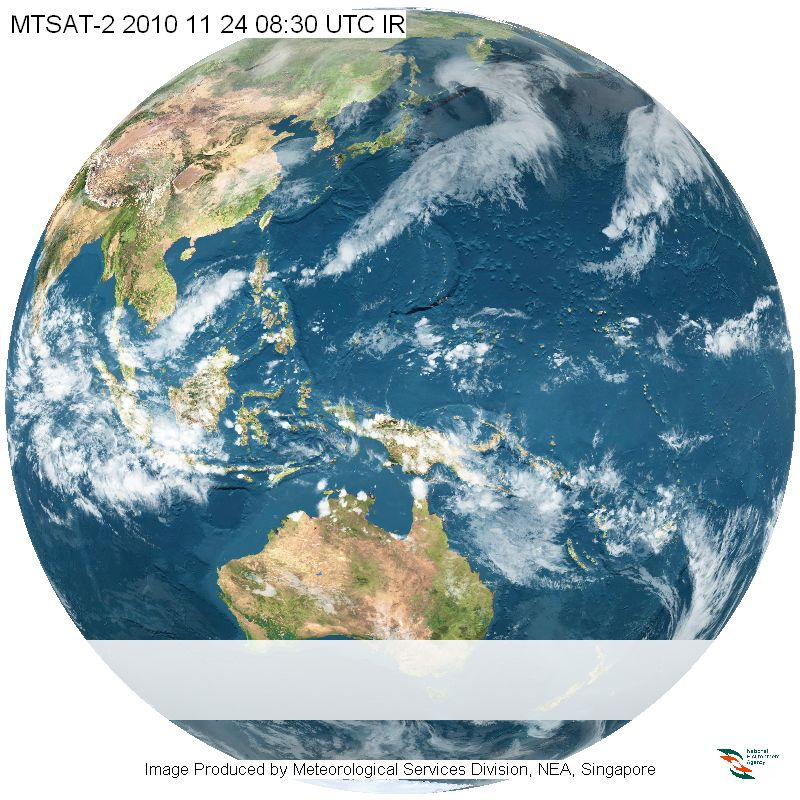
#> input picture weather/data/fi112408.jpg, 800 x 800 px
$ python uncompress_png.py data/fi112408.jpg data/fi112409.jpg
#> lines starting #> are read from the running program, lines starting #| are printed output that depends on the picture
#!/usr/bin/python

# given base and diff images, decompress and output as png

import sys
from PIL import Image, ImageChops

base = Image.open(sys.argv[1]).convert('RGB')
#> base is the input picture: PIL image 800x800 RGB; mean R, G, B 146, 167, 173.7
src = Image.open(sys.argv[2]).convert('RGB')
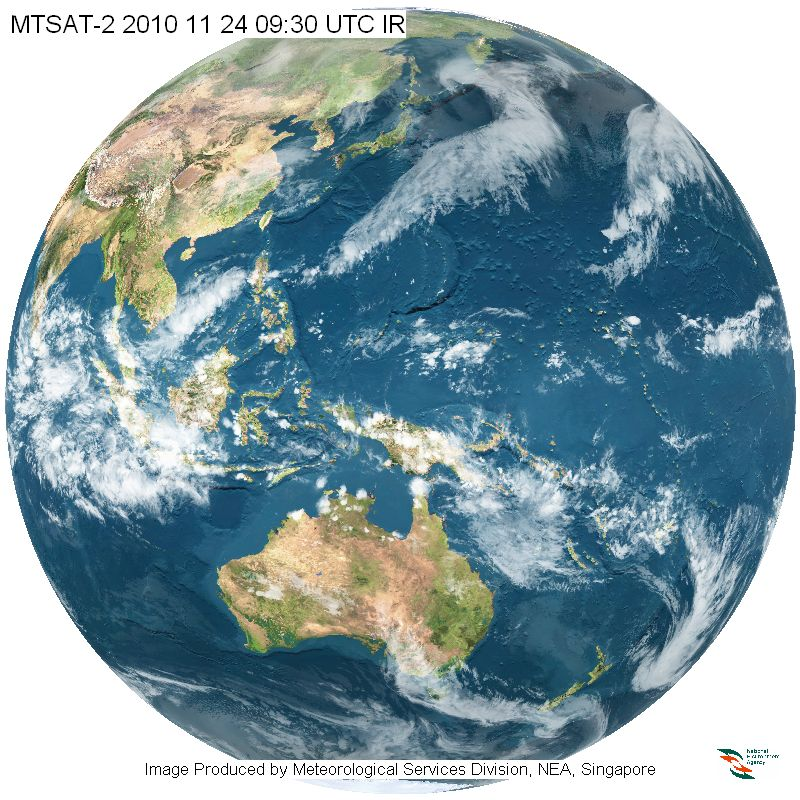
#> input picture weather/data/fi112409.jpg, 800 x 800 px
#> src is the input picture: PIL image 800x800 RGB; mean R, G, B 135.5, 158.4, 165.8

out = ImageChops.add(src, base)
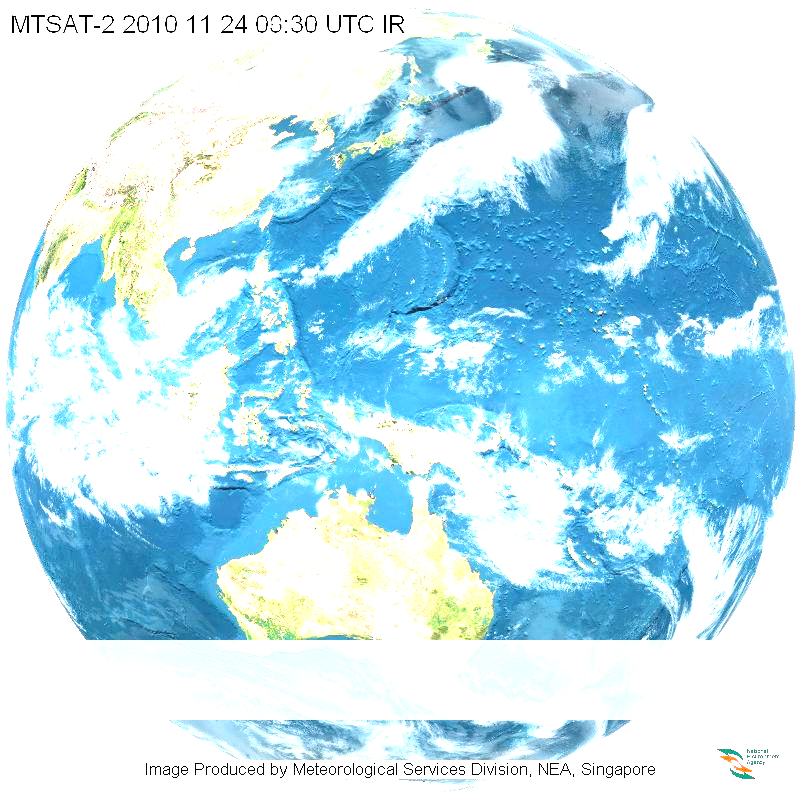
#> out: PIL image 800x800 RGB; mean R, G, B 190.1, 227.3, 241.3
out.save('uncompressed.png')
